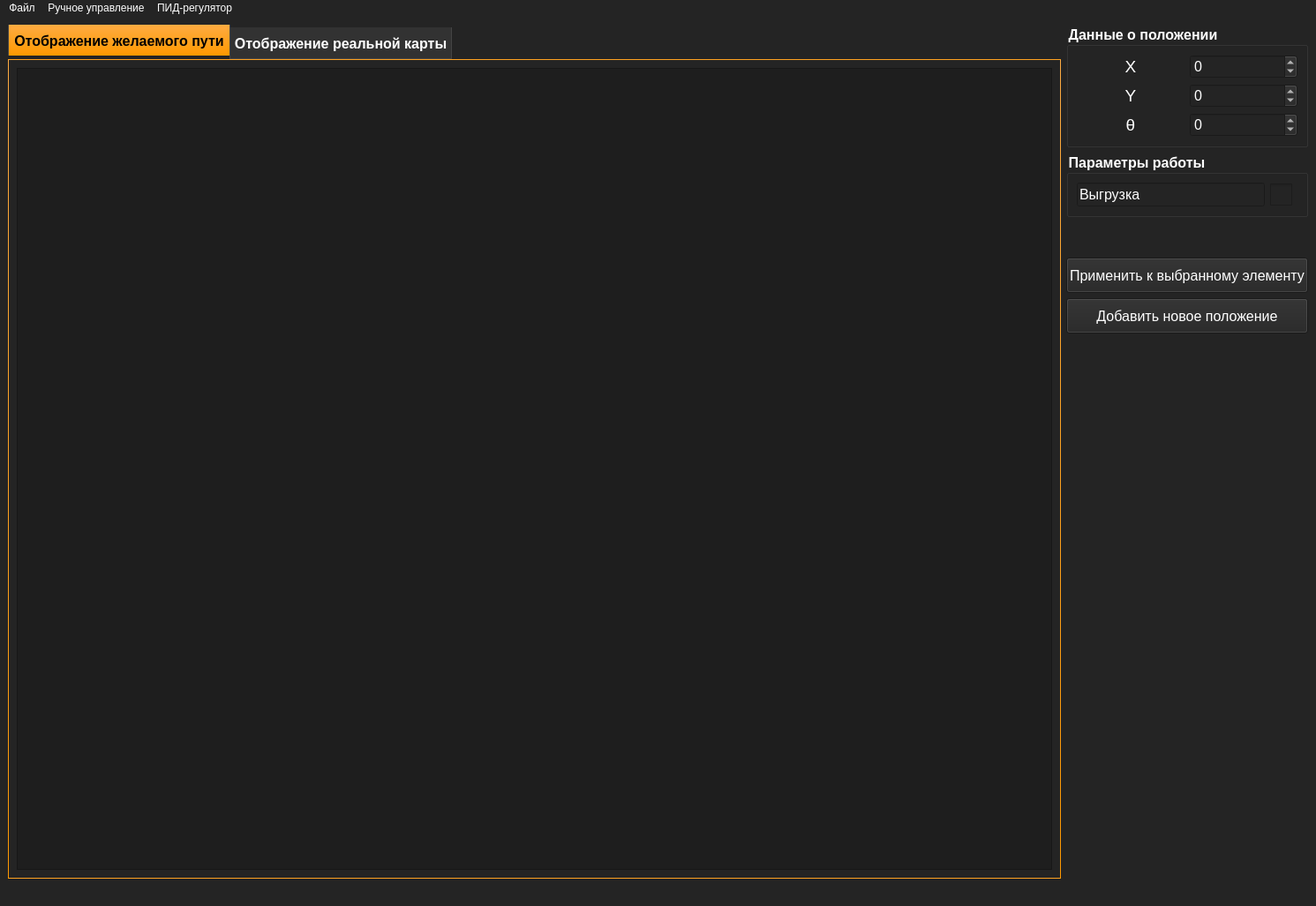
<?xml version="1.0" encoding="UTF-8"?>
<ui version="4.0">
 <class>MainWindow</class>
 <widget class="QMainWindow" name="MainWindow">
  <property name="geometry">
   <rect>
    <x>0</x>
    <y>0</y>
    <width>1491</width>
    <height>1027</height>
   </rect>
  </property>
  <property name="windowTitle">
   <string>Приложение управления мобильным роботом</string>
  </property>
  <property name="windowIcon">
   <iconset resource="res/images.qrc">
    <normaloff>:/img/wIcon.png</normaloff>:/img/wIcon.png</iconset>
  </property>
  <property name="styleSheet">
   <string notr="true">/*-----QWidget-----*/
QWidget
{
	background-color: rgba(36, 36, 36);
	color: white;
	border-color: #000000;

}
QMenuBar{
	color: white;
}

QDoubleSpinBox{
	color:white;
}

QGroupBox {
	color:white;
}
/*-----QLabel-----*/
QLabel
{
	background-color: transparent;
	color: #fff;
	font-size: 14pt;
	border-color: #000000;

}


/*-----QToolButton-----*/
QToolButton
{
	background-color: qlineargradient(spread:repeat, x1:1, y1:0, x2:1, y2:1, stop:0 rgba(254, 171, 66, 255),stop:1 rgba(255, 153, 0, 255));
	color: #000;
	font-size: 14pt;
	border-radius: 4px;
	padding: 10px;

}


QToolButton::pressed
{
	background-color: #6b960f;

}


/*-----QTabWidget-----*/
QTabBar::tab
{
	font-size: 12pt;
	font-weight: bold;
	width: 250px;
	height: 30px;
    border: 1px solid #444;
    border-bottom-style: none;
	border-top-style: none;
    background-color: #323232;
    padding-top: 3px;
    padding-bottom: 2px;
    margin-right: -1px;

}

QTabWidget::pane 
{
    border: 1px solid qlineargradient(spread:repeat, x1:1, y1:0, x2:1, y2:1, stop:0 rgba(254, 171, 66, 255),stop:1 rgba(255, 153, 0, 255));
 

}

QTabBar::tab:last
{
    margin-right: 0; 

}

QTabBar::tab:first:!selected
{
	margin-left: 0px; 

}

QTabBar::tab:!selected
{
    color: #fff;
    border-bottom-style: solid;
    margin-top: 3px;
    background-color: QLinearGradient(x1:0, y1:0, x2:0, y2:1, stop:1 #212121, stop:.4 #343434);

}

QTabBar::tab:selected
{
	background-color: qlineargradient(spread:repeat, x1:1, y1:0, x2:1, y2:1, stop:0 rgba(254, 171, 66, 255),stop:1 rgba(255, 153, 0, 255));
	color: #000;
    margin-bottom: 0px;

}

QTabBar::tab:!selected:hover
{
    background-color: QLinearGradient(x1:0, y1:0, x2:0, y2:1, stop:1 #212121, stop:0.4 #343434, stop:0.2 #343434, stop:0.1 #ffaa00);

}

QGraphicsView{
	background-color:rgba(25, 25, 25, 159);
}
</string>
  </property>
  <widget class="QWidget" name="centralwidget">
   <layout class="QHBoxLayout" name="horizontalLayout_2">
    <item>
     <widget class="QTabWidget" name="tbw_maps">
      <property name="sizePolicy">
       <sizepolicy hsizetype="Expanding" vsizetype="Expanding">
        <horstretch>40</horstretch>
        <verstretch>40</verstretch>
       </sizepolicy>
      </property>
      <property name="minimumSize">
       <size>
        <width>803</width>
        <height>502</height>
       </size>
      </property>
      <property name="sizeIncrement">
       <size>
        <width>0</width>
        <height>0</height>
       </size>
      </property>
      <property name="baseSize">
       <size>
        <width>0</width>
        <height>0</height>
       </size>
      </property>
      <property name="font">
       <font>
        <pointsize>13</pointsize>
       </font>
      </property>
      <property name="currentIndex">
       <number>0</number>
      </property>
      <property name="iconSize">
       <size>
        <width>16</width>
        <height>16</height>
       </size>
      </property>
      <widget class="QWidget" name="tab_drawnMap">
       <property name="enabled">
        <bool>true</bool>
       </property>
       <property name="sizePolicy">
        <sizepolicy hsizetype="Preferred" vsizetype="Preferred">
         <horstretch>0</horstretch>
         <verstretch>0</verstretch>
        </sizepolicy>
       </property>
       <property name="minimumSize">
        <size>
         <width>0</width>
         <height>0</height>
        </size>
       </property>
       <attribute name="title">
        <string>Отображение желаемого пути</string>
       </attribute>
       <layout class="QHBoxLayout" name="horizontalLayout">
        <item>
         <widget class="QGraphicsView" name="gv_builtMap">
          <property name="sizePolicy">
           <sizepolicy hsizetype="Expanding" vsizetype="Expanding">
            <horstretch>0</horstretch>
            <verstretch>0</verstretch>
           </sizepolicy>
          </property>
         </widget>
        </item>
       </layout>
      </widget>
      <widget class="QWidget" name="tab_realMap">
       <attribute name="title">
        <string>Отображение реальной карты</string>
       </attribute>
      </widget>
     </widget>
    </item>
    <item>
     <layout class="QVBoxLayout" name="verticalLayout_2">
      <item>
       <widget class="QGroupBox" name="gb_orientationData">
        <property name="font">
         <font>
          <pointsize>12</pointsize>
          <weight>75</weight>
          <bold>true</bold>
         </font>
        </property>
        <property name="title">
         <string>Данные о положении</string>
        </property>
        <layout class="QGridLayout" name="gridLayout">
         <item row="3" column="0">
          <widget class="QLabel" name="label_3">
           <property name="text">
            <string>θ</string>
           </property>
           <property name="alignment">
            <set>Qt::AlignCenter</set>
           </property>
          </widget>
         </item>
         <item row="0" column="1">
          <widget class="QDoubleSpinBox" name="dsb_X">
           <property name="font">
            <font>
             <pointsize>12</pointsize>
            </font>
           </property>
           <property name="decimals">
            <number>0</number>
           </property>
           <property name="minimum">
            <double>-100000000000000000000.000000000000000</double>
           </property>
           <property name="maximum">
            <double>999999999999.000000000000000</double>
           </property>
          </widget>
         </item>
         <item row="3" column="1">
          <widget class="QDoubleSpinBox" name="dsb_theta">
           <property name="font">
            <font>
             <pointsize>12</pointsize>
            </font>
           </property>
           <property name="decimals">
            <number>0</number>
           </property>
           <property name="minimum">
            <double>-99999999999999991433150857216.000000000000000</double>
           </property>
           <property name="maximum">
            <double>10000000000000000905969664.000000000000000</double>
           </property>
          </widget>
         </item>
         <item row="1" column="1">
          <widget class="QDoubleSpinBox" name="dsb_Y">
           <property name="font">
            <font>
             <pointsize>12</pointsize>
            </font>
           </property>
           <property name="decimals">
            <number>0</number>
           </property>
           <property name="minimum">
            <double>-999999999999999945575230987042816.000000000000000</double>
           </property>
           <property name="maximum">
            <double>99999999999999996863366107917975552.000000000000000</double>
           </property>
          </widget>
         </item>
         <item row="1" column="0">
          <widget class="QLabel" name="label">
           <property name="text">
            <string>Y</string>
           </property>
           <property name="alignment">
            <set>Qt::AlignCenter</set>
           </property>
          </widget>
         </item>
         <item row="0" column="0">
          <widget class="QLabel" name="label_2">
           <property name="text">
            <string>X</string>
           </property>
           <property name="alignment">
            <set>Qt::AlignCenter</set>
           </property>
          </widget>
         </item>
        </layout>
       </widget>
      </item>
      <item>
       <widget class="QGroupBox" name="groupBox">
        <property name="font">
         <font>
          <pointsize>12</pointsize>
          <weight>75</weight>
          <bold>true</bold>
         </font>
        </property>
        <property name="title">
         <string>Параметры работы</string>
        </property>
        <layout class="QVBoxLayout" name="verticalLayout">
         <item>
          <layout class="QGridLayout" name="gridLayout_2">
           <item row="0" column="1">
            <widget class="QCheckBox" name="chb_cargo_out">
             <property name="styleSheet">
              <string notr="true">QCheckBox::indicator{height: 25px; width: 25px;}</string>
             </property>
             <property name="text">
              <string/>
             </property>
             <property name="iconSize">
              <size>
               <width>30</width>
               <height>30</height>
              </size>
             </property>
            </widget>
           </item>
           <item row="0" column="0">
            <widget class="QLineEdit" name="lineEdit">
             <property name="font">
              <font>
               <pointsize>12</pointsize>
              </font>
             </property>
             <property name="focusPolicy">
              <enum>Qt::NoFocus</enum>
             </property>
             <property name="autoFillBackground">
              <bool>false</bool>
             </property>
             <property name="text">
              <string>Выгрузка</string>
             </property>
             <property name="readOnly">
              <bool>true</bool>
             </property>
            </widget>
           </item>
          </layout>
         </item>
        </layout>
       </widget>
      </item>
      <item>
       <spacer name="verticalSpacer_2">
        <property name="orientation">
         <enum>Qt::Vertical</enum>
        </property>
        <property name="sizeType">
         <enum>QSizePolicy::Minimum</enum>
        </property>
        <property name="sizeHint" stdset="0">
         <size>
          <width>20</width>
          <height>40</height>
         </size>
        </property>
       </spacer>
      </item>
      <item>
       <widget class="QPushButton" name="pb_apply">
        <property name="sizePolicy">
         <sizepolicy hsizetype="Minimum" vsizetype="Minimum">
          <horstretch>0</horstretch>
          <verstretch>0</verstretch>
         </sizepolicy>
        </property>
        <property name="minimumSize">
         <size>
          <width>0</width>
          <height>40</height>
         </size>
        </property>
        <property name="font">
         <font>
          <pointsize>12</pointsize>
         </font>
        </property>
        <property name="text">
         <string>Применить к выбранному элементу</string>
        </property>
       </widget>
      </item>
      <item>
       <widget class="QPushButton" name="pb_addPoint">
        <property name="sizePolicy">
         <sizepolicy hsizetype="Minimum" vsizetype="Minimum">
          <horstretch>0</horstretch>
          <verstretch>0</verstretch>
         </sizepolicy>
        </property>
        <property name="minimumSize">
         <size>
          <width>0</width>
          <height>40</height>
         </size>
        </property>
        <property name="font">
         <font>
          <pointsize>12</pointsize>
         </font>
        </property>
        <property name="text">
         <string>Добавить новое положение</string>
        </property>
       </widget>
      </item>
      <item>
       <spacer name="verticalSpacer">
        <property name="orientation">
         <enum>Qt::Vertical</enum>
        </property>
        <property name="sizeHint" stdset="0">
         <size>
          <width>20</width>
          <height>40</height>
         </size>
        </property>
       </spacer>
      </item>
     </layout>
    </item>
   </layout>
  </widget>
  <widget class="QMenuBar" name="menubar">
   <property name="geometry">
    <rect>
     <x>0</x>
     <y>0</y>
     <width>1491</width>
     <height>22</height>
    </rect>
   </property>
   <property name="styleSheet">
    <string notr="true">QMenuBar{
font-color:white;

}</string>
   </property>
   <widget class="QMenu" name="m_file">
    <property name="title">
     <string>Файл</string>
    </property>
    <addaction name="separator"/>
    <addaction name="a_save"/>
    <addaction name="a_save_as"/>
   </widget>
   <widget class="QMenu" name="m_manual_guide">
    <property name="title">
     <string>Ручное управление</string>
    </property>
    <addaction name="a_remote_controller"/>
   </widget>
   <widget class="QMenu" name="m_PID">
    <property name="title">
     <string>ПИД-регулятор</string>
    </property>
    <addaction name="a_buildGraphic"/>
   </widget>
   <addaction name="m_file"/>
   <addaction name="m_manual_guide"/>
   <addaction name="m_PID"/>
  </widget>
  <widget class="QStatusBar" name="statusbar"/>
  <action name="a_save">
   <property name="text">
    <string>Сохранить</string>
   </property>
  </action>
  <action name="a_save_as">
   <property name="text">
    <string>Сохранить как ...</string>
   </property>
  </action>
  <action name="a_remote_controller">
   <property name="text">
    <string>Пульт дистанционного управления</string>
   </property>
  </action>
  <action name="a_buildGraphic">
   <property name="text">
    <string>График изменения скорости во времени</string>
   </property>
  </action>
 </widget>
 <resources>
  <include location="res/images.qrc"/>
 </resources>
 <connections/>
</ui>
